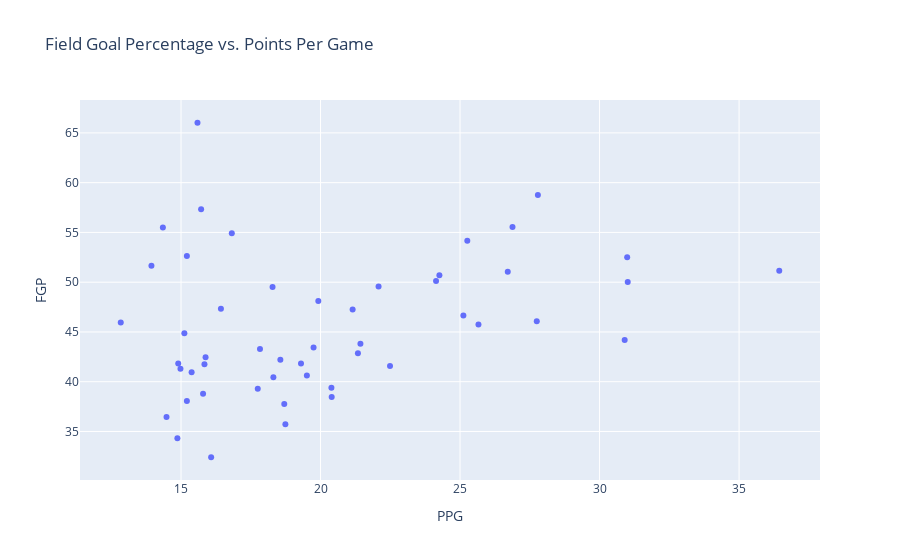
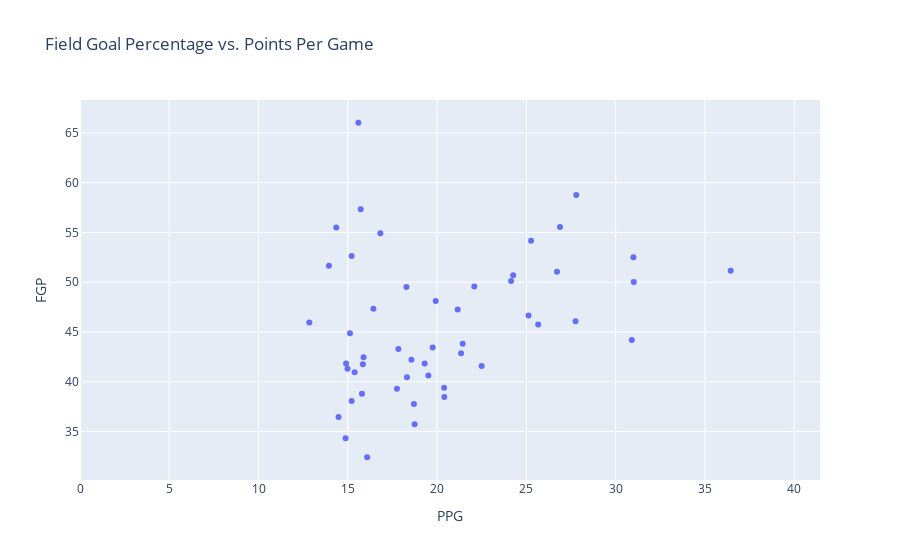
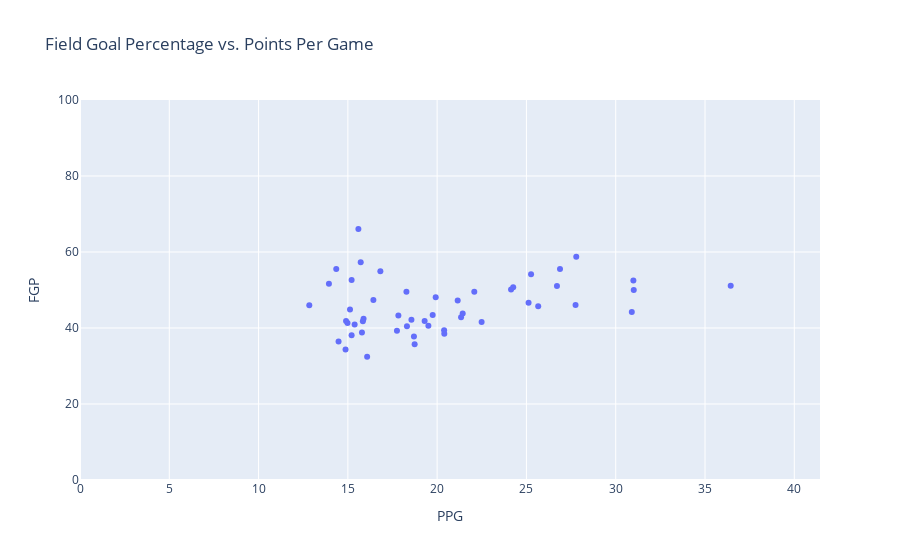

Source (notebook cell) for these figures, in order:
### Code cell
# Create and show the plot
fig = px.scatter(
  data_frame=bball_data,
  x="PPG", 
  y="FGP",
  title='Field Goal Percentage vs. Points Per Game')
fig.show()

# Update the x_axis range
fig.update_layout({'xaxis': {'range': [0, bball_data['PPG'].max() + 5]}})
fig.show()

# Update the y_axis range
fig.update_layout({'yaxis': {'range' : [0, 100]}})
fig.show()

with open('../docs/plots/scatter/scatter_plot_2.html', 'w') as f:
    f.write(fig.to_html(include_plotlyjs='cdn'))

### Figure 1 — Plotly figure (JSON) as saved in the notebook; plotly's stock layout.template omitted (floating-point values rounded to 4 significant figures)
{"data": [{"hovertemplate": "PPG=%{x}<br>FGP=%{y}<extra></extra>", "legendgroup": "", "marker": {"color": "#636efa", "symbol": "circle"}, "mode": "markers", "name": "", "orientation": "v", "showlegend": false, "x": [36.44, 31.01, 30.9, 30.99, 27.75, 26.71, 27.79, 25.26, 26.88, 25.12, 24.14, 25.66, 22.49, 24.26, 21.34, 19.92, 19.51, 22.08, 21.43, 19.3, 18.31, 18.74, 20.39, 21.15, 18.28, 20.4, 19.75, 18.56, 17.83, 18.7, 15.88, 17.75, 15.38, 15.21, 15.59, 14.87, 15.12, 15.21, 16.43, 14.98, 16.82, 16.08, 13.94, 14.35, 14.48, 15.84, 15.79, 15.72, 14.9, 12.84], "xaxis": "x", "y": [51.14, 50.01, 44.19, 52.5, 46.08, 51.06, 58.77, 54.17, 55.55, 46.66, 50.13, 45.74, 41.57, 50.7, 42.86, 48.12, 40.62, 49.57, 43.81, 41.83, 40.46, 35.73, 39.39, 47.25, 49.51, 38.46, 43.44, 42.2, 43.28, 37.77, 42.46, 39.29, 40.94, 38.06, 66.02, 34.32, 44.87, 52.63, 47.34, 41.31, 54.92, 32.41, 51.66, 55.5, 36.45, 41.75, 38.8, 57.32, 41.83, 45.96], "yaxis": "y", "type": "scatter"}], "layout": {"xaxis": {"anchor": "y", "domain": [0.0, 1.0], "title": {"text": "PPG"}}, "yaxis": {"anchor": "x", "domain": [0.0, 1.0], "title": {"text": "FGP"}}, "legend": {"tracegroupgap": 0}, "title": {"text": "Field Goal Percentage vs. Points Per Game"}}}

### Figure 2 — Plotly figure (JSON) as saved in the notebook; plotly's stock layout.template omitted (floating-point values rounded to 4 significant figures)
{"data": [{"hovertemplate": "PPG=%{x}<br>FGP=%{y}<extra></extra>", "legendgroup": "", "marker": {"color": "#636efa", "symbol": "circle"}, "mode": "markers", "name": "", "orientation": "v", "showlegend": false, "x": [36.44, 31.01, 30.9, 30.99, 27.75, 26.71, 27.79, 25.26, 26.88, 25.12, 24.14, 25.66, 22.49, 24.26, 21.34, 19.92, 19.51, 22.08, 21.43, 19.3, 18.31, 18.74, 20.39, 21.15, 18.28, 20.4, 19.75, 18.56, 17.83, 18.7, 15.88, 17.75, 15.38, 15.21, 15.59, 14.87, 15.12, 15.21, 16.43, 14.98, 16.82, 16.08, 13.94, 14.35, 14.48, 15.84, 15.79, 15.72, 14.9, 12.84], "xaxis": "x", "y": [51.14, 50.01, 44.19, 52.5, 46.08, 51.06, 58.77, 54.17, 55.55, 46.66, 50.13, 45.74, 41.57, 50.7, 42.86, 48.12, 40.62, 49.57, 43.81, 41.83, 40.46, 35.73, 39.39, 47.25, 49.51, 38.46, 43.44, 42.2, 43.28, 37.77, 42.46, 39.29, 40.94, 38.06, 66.02, 34.32, 44.87, 52.63, 47.34, 41.31, 54.92, 32.41, 51.66, 55.5, 36.45, 41.75, 38.8, 57.32, 41.83, 45.96], "yaxis": "y", "type": "scatter"}], "layout": {"xaxis": {"anchor": "y", "domain": [0.0, 1.0], "title": {"text": "PPG"}, "range": [0, 41.44]}, "yaxis": {"anchor": "x", "domain": [0.0, 1.0], "title": {"text": "FGP"}}, "legend": {"tracegroupgap": 0}, "title": {"text": "Field Goal Percentage vs. Points Per Game"}}}

### Figure 3 — Plotly figure (JSON) as saved in the notebook; plotly's stock layout.template omitted (floating-point values rounded to 4 significant figures)
{"data": [{"hovertemplate": "PPG=%{x}<br>FGP=%{y}<extra></extra>", "legendgroup": "", "marker": {"color": "#636efa", "symbol": "circle"}, "mode": "markers", "name": "", "orientation": "v", "showlegend": false, "x": [36.44, 31.01, 30.9, 30.99, 27.75, 26.71, 27.79, 25.26, 26.88, 25.12, 24.14, 25.66, 22.49, 24.26, 21.34, 19.92, 19.51, 22.08, 21.43, 19.3, 18.31, 18.74, 20.39, 21.15, 18.28, 20.4, 19.75, 18.56, 17.83, 18.7, 15.88, 17.75, 15.38, 15.21, 15.59, 14.87, 15.12, 15.21, 16.43, 14.98, 16.82, 16.08, 13.94, 14.35, 14.48, 15.84, 15.79, 15.72, 14.9, 12.84], "xaxis": "x", "y": [51.14, 50.01, 44.19, 52.5, 46.08, 51.06, 58.77, 54.17, 55.55, 46.66, 50.13, 45.74, 41.57, 50.7, 42.86, 48.12, 40.62, 49.57, 43.81, 41.83, 40.46, 35.73, 39.39, 47.25, 49.51, 38.46, 43.44, 42.2, 43.28, 37.77, 42.46, 39.29, 40.94, 38.06, 66.02, 34.32, 44.87, 52.63, 47.34, 41.31, 54.92, 32.41, 51.66, 55.5, 36.45, 41.75, 38.8, 57.32, 41.83, 45.96], "yaxis": "y", "type": "scatter"}], "layout": {"xaxis": {"anchor": "y", "domain": [0.0, 1.0], "title": {"text": "PPG"}, "range": [0, 41.44]}, "yaxis": {"anchor": "x", "domain": [0.0, 1.0], "title": {"text": "FGP"}, "range": [0, 100]}, "legend": {"tracegroupgap": 0}, "title": {"text": "Field Goal Percentage vs. Points Per Game"}}}
